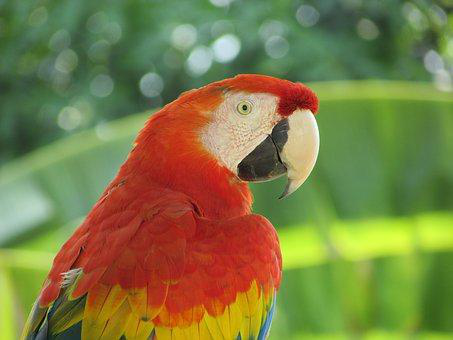
#> input picture 3학년/1학기/디지털 영상처리/1주차/parrot.png, 453 x 340 px, found by its file name
$ jupyter execute --allow-errors histogram.ipynb
#> lines starting #> are read from the running program, lines starting #| are printed output that depends on the picture
[cell 1]
# 파이썬 유틸리티 함수 정의
import matplotlib.pyplot as plt
import numpy as np

def plot_image(image, title=''):
    plt.imshow(image)
    plt.axis('off')
    plt.title(title, size=20)

def plot_comp_image(image1, image2, title1='', title2=''):
    plt.subplot(121), plt.imshow(image1, cmap='gray'), plt.axis('off')
    plt.title(title1, size=20)
    plt.subplot(122), plt.imshow(image2, cmap='gray'), plt.axis('off')
    plt.title(title2, size=20)

def plot_hist(r, g, b, title=''):
    plt.hist(np.array(r).ravel(), bins=256, range=(0, 256), color='r', alpha=0.5)
    plt.hist(np.array(g).ravel(), bins=256, range=(0, 256), color='g', alpha=0.5)
    plt.hist(np.array(b).ravel(), bins=256, range=(0, 256), color='b', alpha=0.5)
    plt.xlabel('pixel value', size=20), plt.ylabel('frequency', size=20)
    plt.title(title, size=20)

def plot_gray_hist(image, title=''):
    plt.hist(np.array(image).ravel(), bins=256, range=(0, 256), color='gray', alpha=1.0)
    plt.xlabel('pixel value', size=20), plt.ylabel('frequency', size=20)
    plt.title(title, size=20)

[cell 2]
# 히스토그램 보여주기
from PIL import Image
import matplotlib.pyplot as plt

im = Image.open("./drive/MyDrive/Images/parrot.png")
#> im is the input picture: PIL image 453x340 RGB; mean R, G, B 125.4, 124.4, 68.5
im_r, im_g, im_b = im.split() # 각 채널로 나누기
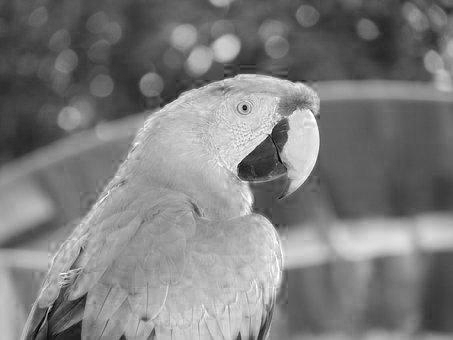
#> im_r: PIL image 453x340 L; min 0, max 255, mean 125.4
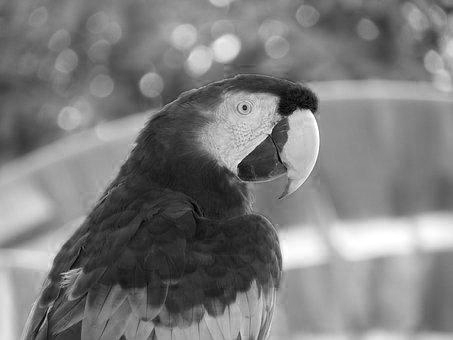
#> im_g: PIL image 453x340 L; min 0, max 255, mean 124.4
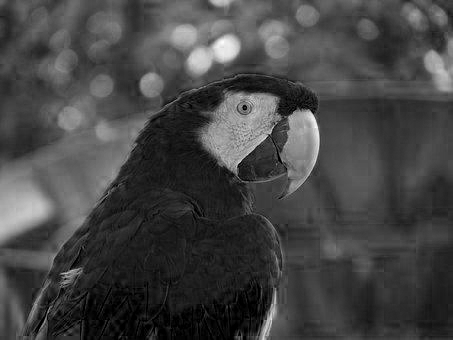
#> im_b: PIL image 453x340 L; min 0, max 253, mean 68.5

plt.figure(figsize=(15,5))
plt.subplot(121), plot_image(im, 'original image')
plt.subplot(122), plot_hist(im_r, im_g, im_b,'histogram for RGB channels')
#plt.subplot(122), plot_gray_hist(im_r,'histogram for Red channels')
plt.show()
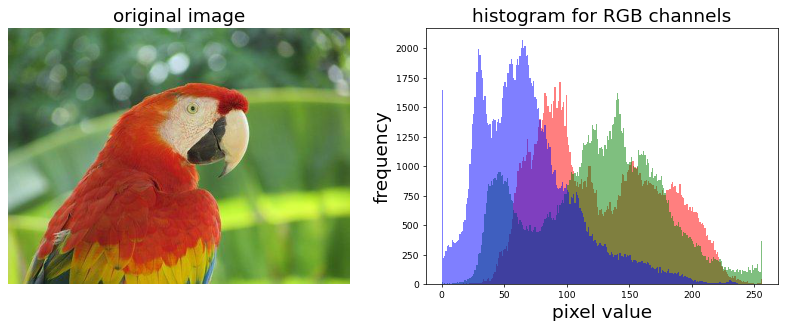
#> figure drawn by matplotlib, 2 panels; panel 2: tallest bar 1710 high, from x = 94 to 95; panel 2: tallest bar 1620 high, from x = 140 to 141; panel 2: tallest bar 2071 high, from x = 64 to 65

$ run again, with 3학년/1학기/디지털 영상처리/11주차/build_128.jpg saved as 3학년/1학기/디지털 영상처리/1주차/parrot.png
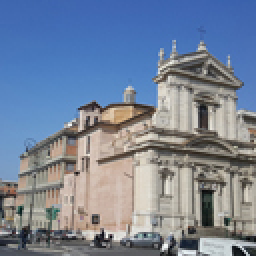
#> input picture 3학년/1학기/디지털 영상처리/11주차/build_128.jpg, 128 x 128 px, found by its file name (shown 2 times larger)
#> im is the input picture: PIL image 128x128 RGB; mean R, G, B 118.6, 132, 153.5
#> `im_r, im_g, im_b = im.split()`:
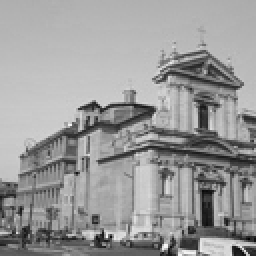
#> im_b: PIL image 128x128 L (shown 2 times larger); min 1, max 249, mean 153.5
#> `plt.show()`:
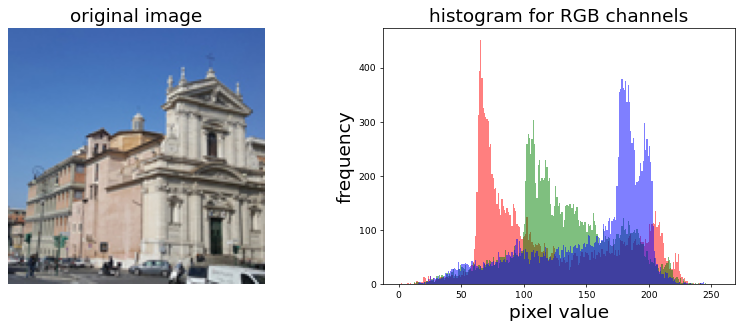
#> figure drawn by matplotlib, 2 panels; panel 2: tallest bar 451 high, from x = 65 to 66; panel 2: tallest bar 303 high, from x = 107 to 108; panel 2: tallest bar 379 high, from x = 178 to 179

$ run again, with 3학년/1학기/디지털 영상처리/11주차/build_300.jpg saved as 3학년/1학기/디지털 영상처리/1주차/parrot.png
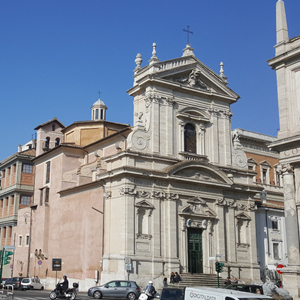
#> input picture 3학년/1학기/디지털 영상처리/11주차/build_300.jpg, 300 x 300 px, found by its file name
#> im is the input picture: PIL image 300x300 RGB; mean R, G, B 126.3, 135.5, 152
#> `im_r, im_g, im_b = im.split()`:
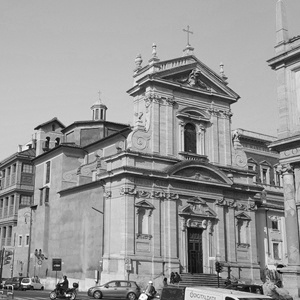
#> im_b: PIL image 300x300 L; min 1, max 255, mean 152
#> `plt.show()`:
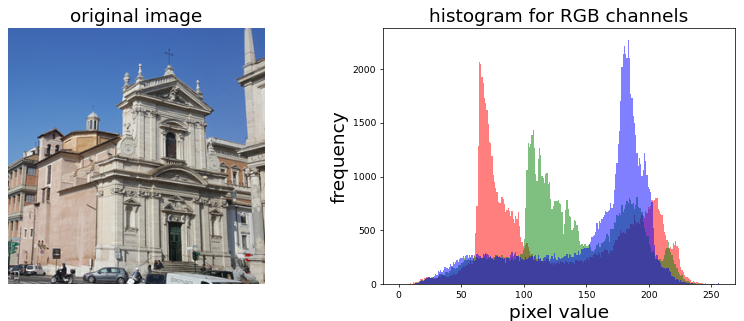
#> figure drawn by matplotlib, 2 panels; panel 2: tallest bar 2066 high, from x = 64 to 65; panel 2: tallest bar 1428 high, from x = 107 to 108; panel 2: tallest bar 2268 high, from x = 183 to 184
